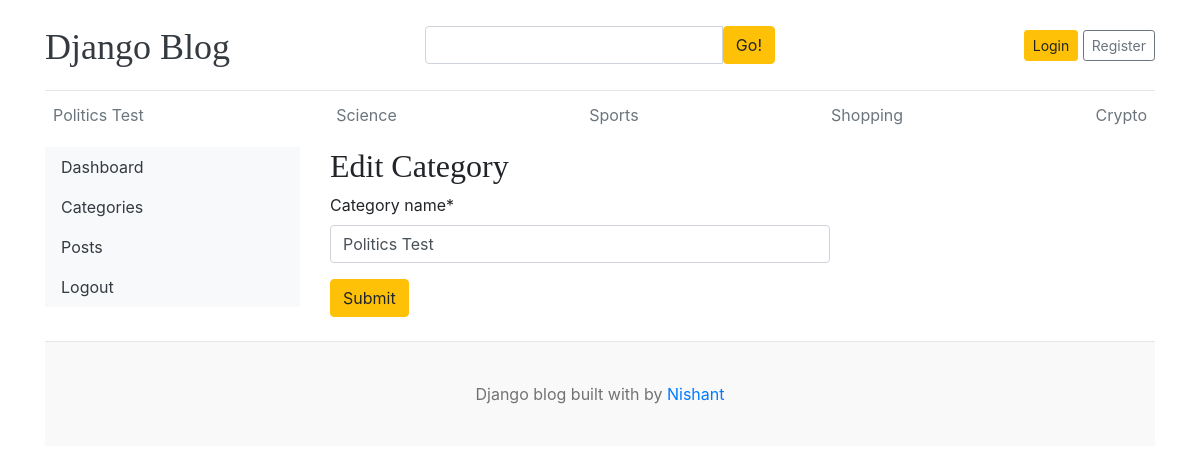
/dashboard/categories/add/edit/1/, run on the app's committed database.
### blogs/models.py (models this page shows, shortened)
class Category(models.Model):
    category_name = models.CharField(max_length=50, unique=True)
    created_at = models.DateTimeField(auto_now_add=True)
    updated_at = models.DateTimeField(auto_now=True)
    class Meta:
        verbose_name_plural = 'categories'

### dashboards/views.py (the view)
# urls.py: path('categories/add/edit/<int:pk>/',views.edit_category,name='edit_category'),
def edit_category(request, pk):
    category =  get_object_or_404(Category,pk=pk)
    if request.method == 'POST':
        form = CategoryForm(request.POST,instance=category)
        if form.is_valid():
            form.save()
            return redirect('categories')
    form = CategoryForm(instance=category)
    context = {
        'form': form,
        'category': category,
    }
    return render(request, 'dashboard/edit_category.html',context)

### dashboards/forms.py
class CategoryForm(forms.ModelForm):
    class Meta:
        model = Category
        fields = '__all__'

### blogs/context_processors.py (called while the page is built)
def get_categories(request):
    categories = Category.objects.all()
    return dict(categories=categories)

def get_social_links(request):
    social_link = SocialLink.objects.all()
    return dict(social_links=social_link)

### templates/dashboard/edit_category.html (shortened to what this page needs)
{% extends 'base.html' %}
{% block content %}
{% load crispy_forms_tags %}
<div class="row">
    {% include 'dashboard/sidebar.html' %}
    <div class="col-md-9">
        <h2>Edit Category</h2>
        <form action="{% url 'edit_category' category.id %}" method="POST" style="width:500px;">
            {{ form | crispy }}
            <button type="submit" class="btn btn-warning">Submit</button>
        </form>
        <br>
    </div>
</div>
{% endblock %}

### templates/base.html (shortened to what this page needs)
{% load static %}
<!DOCTYPE html>
<html lang="en">
<head>
    <link href="https://getbootstrap.com/docs/4.0/dist/css/bootstrap.min.css" rel="stylesheet">
    <link rel="stylesheet"
      href="https://cdnjs.cloudflare.com/ajax/libs/font-awesome/4.7.0/css/font-awesome.min.css">
    <link href="{% static 'css/blog.css' %}" rel="stylesheet">
  </head>
<body>
    <div class="container">
      <header class="blog-header py-3">
        <div class="row flex-nowrap justify-content-between align-items-center">
          <div class="col-4 pt-1">
            <a class="blog-header-logo text-dark" href="/">Django Blog</a>
          </div>
          <div class="col-4">
            <form action=" {% url "search" %} " method='GET'>
                <div class="input-group">
                        <input class="form-control" type="text" name="keyword"  value=" {{keyword}} " placeholder="Enter search term..." aria-label="Enter search term..." aria-describedby="button-search" />
                        <button type="Submit" class="btn btn-warning" id="button-search" type="button">Go!</button>
                    </div>
                </form>
            </div>
          <div class="col-4 d-flex justify-content-end align-items-center">
            {% if not user.is_authenticated %}
            <a class="btn btn-sm btn-warning" href=" {% url "login" %} ">Login</a> &nbsp;
            <a class="btn btn-sm btn-outline-secondary" href=" {% url "register" %} ">Register</a>
            {% else %}
            <span><a href=" {% url "dashboard" %} ">Dashboard</a></span>
            <span><a class="" href=" {% url "logout" %} ">Logout</a></span>
            {% endif %}
          </div>
        </div>
      </header>
      <div class="nav-scroller py-1 mb-2">
        <nav class="nav d-flex justify-content-between">
          {% for cat in categories  %}
          <a class="p-2 text-muted" href=" {% url "posts_by_category" cat.id %} ">{{ cat.category_name }}</a>
          {% endfor %}
        </nav>
      </div>
{% block content %}
{% endblock %}
<footer class="blog-footer">
  <p>Django blog built with   by <a href="#">Nishant</a></p>
</footer>
</body>
</html>

### blog_main/static/css/blog.css (style rules this page uses)
.blog-header { border-bottom: 1px solid #e5e5e5; }
.blog-header-logo { font-family: "Playfair Display", Georgia, "Times New Roman", serif ; font-size: 2.25rem; }
h1, h2, h3, h4, h5, h6 { font-family: "Playfair Display", Georgia, "Times New Roman", serif ; }
.blog-footer { padding: 2.5rem 0; color: #727272; text-align: center; background-color: #f9f9f9; border-top: .05rem solid #e5e5e5; }
.blog-footer p:last-child { margin-bottom: 0; }

### data on the page
Category: category_name "Politics Test"
Category: category_name "Science"
Category: category_name "Sports"
Category: category_name "Shopping"
Category: category_name "Crypto"
